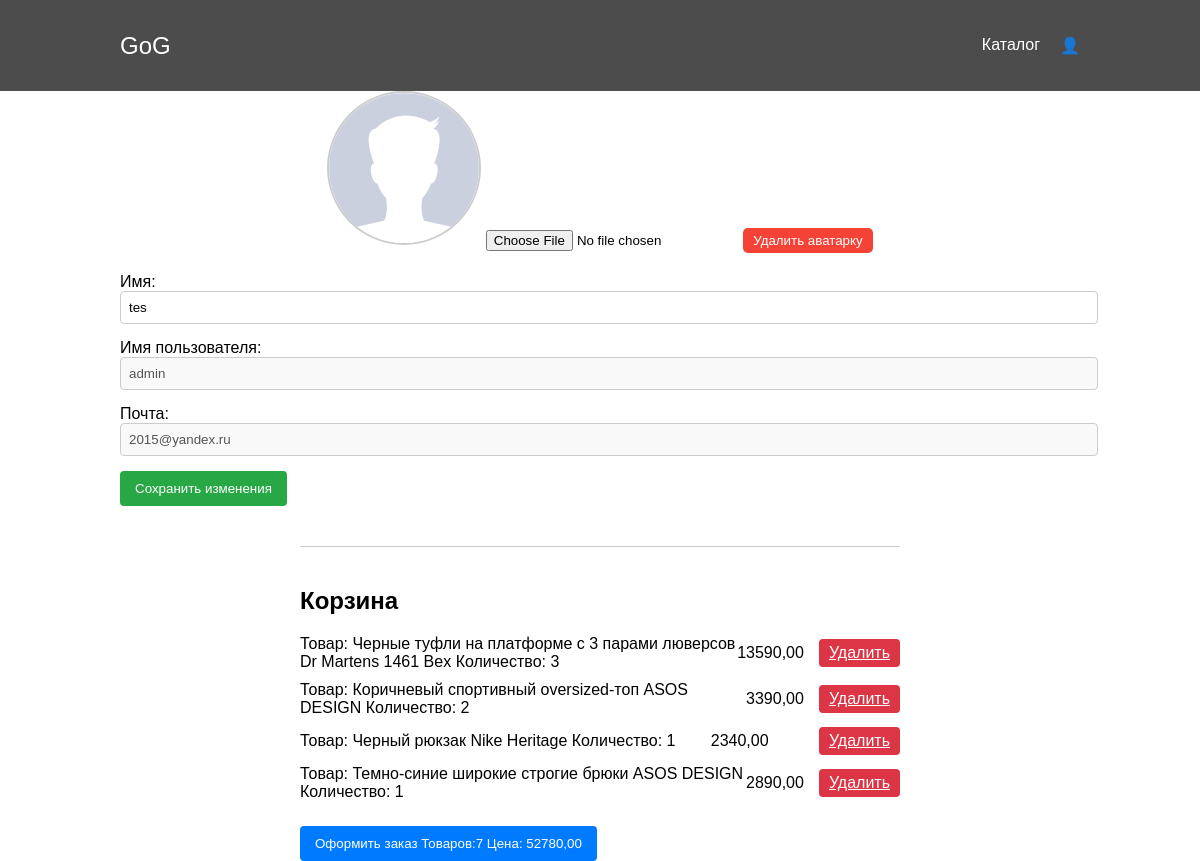
The app's page /users/profile/1/ (signed in) with its own data.
### apps/users/models.py (models this page shows)
class User(AbstractUser):
    image = models.ImageField(upload_to="images/", null=True, blank=True)
    is_verified_email = models.BooleanField(default=False)
    class Meta:
        constraints = [
            models.UniqueConstraint(fields=['email'], name='unique_email_constraint')
        ]

### apps/products/models.py (models this page shows, shortened)
class Basket(models.Model):
    user = models.ForeignKey(User, on_delete=models.CASCADE)
    product = models.ForeignKey(Product, on_delete=models.CASCADE)
    quantity = models.PositiveIntegerField(default=0)
    created_timestamp = models.DateTimeField(auto_now_add=True)
    objects = BasketQuerySet.as_manager()
    def sum(self):
        return self.quantity * self.product.price

class Product(models.Model):
    name = models.CharField(max_length=128)
    description = models.TextField(null=True, blank=True)
    price = models.DecimalField(max_digits=7, decimal_places=2)
    quantity = models.PositiveIntegerField(default=0)
    image = models.ImageField(upload_to="products_images")
    category = models.ForeignKey(ProductCategory, related_name='products', on_delete=models.CASCADE)
    def __str__(self):
        return self.name
    class Meta:
        verbose_name = 'Product'
        verbose_name_plural = 'Products'

### apps/users/views.py (the view, shortened to what this page needs)
# urls.py: path('profile/<int:pk>/', login_required(UserProfileView.as_view()), name='profile'),
class UserProfileView(UpdateView):
    extra_context = {'title': 'Профиль'}
    model = User
    template_name = 'users/profile.html'
    form_class = UserProfileForm

### apps/users/forms.py
class UserProfileForm(UserChangeForm):
    first_name = forms.CharField(widget=forms.TextInput())
    image = forms.ImageField(widget=forms.FileInput(), required=False)
    class Meta:
        model = User
        fields = ['first_name', 'image']

### apps/products/context_processors.py (called while the page is built)
def baskets(request):
    user = request.user
    return {'baskets': Basket.objects.filter(user=user) if user.is_authenticated else []}

### apps/products/models.py (called while the page is built)
    def total_sum(self):
        return sum(basket.sum() for basket in self)

    def total_quantity(self):
        return sum(basket.quantity for basket in self)

### templates/users/profile.html (shortened to what this page needs)
{% extends 'base.html' %}
{% load static %}
{% block css %}
    <link rel="stylesheet" href="{% static 'css/users/profile.css' %}">
{% endblock %}
{% block content %}
    <form action="{% url 'users:profile' user.pk %}" method="post" class="form" enctype="multipart/form-data">
        <div class="profile-container">
            <div class="avatar-section">
                <img src="{% if user.image %} {{ user.image.url }} {% else %} {% static 'img/default_avatar.jpg' %} {% endif %}"
                     alt="Avatar" class="avatar" id="avatar-image">
                <input type="file" name="image" id="image" class="upload-avatar" accept="image/*">
                <button type="submit" name="remove_avatar" value="true" class="remove-avatar">Удалить аватарку</button>
            </div>
            <div class="user-info">
                <div class="info-item">
                    <label for="first_name">Имя:</label>
                    <input type="text" id="first_name" name="first_name" value="{{ form.first_name.value|default:'' }}"
                           class="editable"/>
                </div>
                <div class="info-item">
                    <label for="username">Имя пользователя:</label>
                    <input type="text" id="username" value="{{ user.username }}" class="read-only" disabled/>
                </div>
                <div class="info-item">
                    <label for="email">Почта:</label>
                    <input type="email" id="email" value="{{ user.email }}" class="read-only" disabled/>
                </div>
                <button class="save-button" type="submit">Сохранить изменения</button>
            </div>
        </div>
    </form>
    <div class="cart-section">
        {% if baskets %}
            <h2>Корзина</h2>
            {% for basket in baskets %}
                <div class="cart-item">
                    <span>Товар: {{ basket.product }} Количество: {{ basket.quantity }}</span>
                    <span class="item-price">{{ basket.product.price }}</span>
                    <a href="{% url 'products:basket_remove' basket.id %}"
                        class="remove-button">Удалить</a>
                </div>
            {% endfor %}
            <button class="checkout-button">Оформить заказ Товаров:{{ baskets.total_quantity }} Цена: {{ baskets.total_sum }}</button>
        {% else %}
            <h2>Корзина пуста</h2>
        {% endif %}
    </div>
{% endblock %}

### static/css/users/profile.css (style rules this page uses)
.profile-container { width: 80%; margin: auto; font-family: Arial, sans-serif; }
.avatar-section { text-align: center; margin-bottom: 20px; }
.avatar { width: 150px; height: 150px; border-radius: 50%; object-fit: cover; border: 2px solid #ccc; }
.upload-avatar { margin-top: 10px; }
.user-info { margin-bottom: 40px; }
.info-item { margin-bottom: 15px; }
.editable { width: 100%; padding: 8px; border: 1px solid #ccc; border-radius: 4px; }
.read-only { width: 100%; padding: 8px; border: 1px solid #ccc; border-radius: 4px; background-color: #f9f9f9; }
.save-button { padding: 10px 15px; background-color: #28a745; color: white; border: none; border-radius: 4px; cursor: pointer; }
.cart-section { margin: 0 auto !important; width: 50% !important; margin-top: 30px; border-top: 1px solid #ccc; padding-top: 20px; }
.cart-item { display: flex; justify-content: space-between; align-items: center; margin-bottom: 10px; }
.item-price { margin-right: 15px; }
.remove-button { padding: 5px 10px; background-color: #dc3545; color: white; border: none; border-radius: 4px; cursor: pointer; }
.checkout-button { margin-top: 15px; padding: 10px 15px; background-color: #007bff; color: white; border: none; border-radius: 4px; cursor: pointer; }
body { font-family: Arial, sans-serif; margin: 0; padding: 0; box-sizing: border-box; }
.remove-avatar { margin-top: 10px; padding: 5px 10px; background-color: #f44336; color: white; border: none; border-radius: 5px; cursor: pointer; }

### records on screen
User: first_name "tes", username "admin", email "2015@yandex.ru"
Basket: product "Черные туфли на платформе с 3 парами люверсов Dr Martens 1461 Bex", quantity "3", product.price "13590,00", total_quantity "7", total_sum "52780,00"
Basket: product "Коричневый спортивный oversized-топ ASOS DESIGN", quantity "2", product.price "3390,00"
Basket: product "Черный рюкзак Nike Heritage", quantity "1", product.price "2340,00"
Basket: product "Темно-синие широкие строгие брюки ASOS DESIGN", quantity "1", product.price "2890,00"
